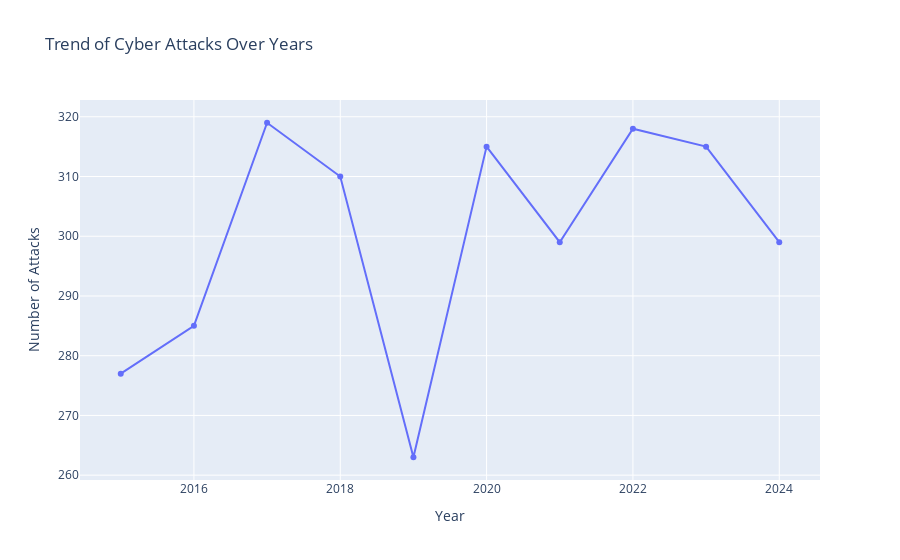

This figure's notebook cell:
### Markdown cell above
## **Trends of Cyber Attacks over the year**

### Code cell
timeline = df.groupby('Year').size().reset_index(name='Number of Attacks')


plot = px.line(
    timeline, 
    x='Year', 
    y='Number of Attacks',
    title='Trend of Cyber Attacks Over Years',
    markers=True,
    line_shape='linear'
)
plot.show()

### Figure 1 — Plotly figure (JSON) as saved in the notebook; plotly's stock layout.template omitted (floating-point values rounded to 4 significant figures)
{"data": [{"hovertemplate": "Year=%{x}<br>Number of Attacks=%{y}<extra></extra>", "legendgroup": "", "line": {"color": "#636efa", "dash": "solid", "shape": "linear"}, "marker": {"symbol": "circle"}, "mode": "lines+markers", "name": "", "orientation": "v", "showlegend": false, "type": "scatter", "x": [2015, 2016, 2017, 2018, 2019, 2020, 2021, 2022, 2023, 2024], "xaxis": "x", "y": [277, 285, 319, 310, 263, 315, 299, 318, 315, 299], "yaxis": "y"}], "layout": {"legend": {"tracegroupgap": 0}, "title": {"text": "Trend of Cyber Attacks Over Years"}, "xaxis": {"anchor": "y", "domain": [0, 1], "title": {"text": "Year"}}, "yaxis": {"anchor": "x", "domain": [0, 1], "title": {"text": "Number of Attacks"}}}}
